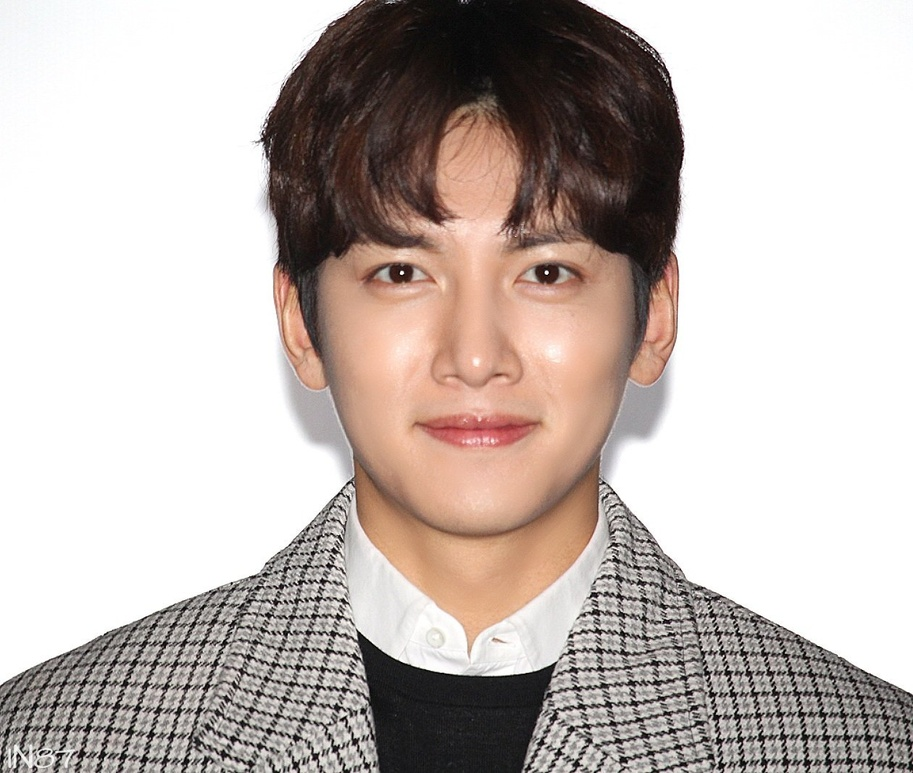
#> input picture dataset/ji.jpg, 913 x 773 px, shrunk from 1260 x 1066 before the run, found by its file name; its folder holds only this picture in this run
$ python 02_face_training.py
#> lines starting #> are read from the running program, lines starting #| are printed output that depends on the picture
import cv2
import numpy as np
from PIL import Image
import os

def assure_path_exists(path):
    dir = os.path.dirname(path)
    if not os.path.exists(dir):
        os.makedirs(dir)
# PIL.UnidentifiedImageError: cannot identify image file  오류
# 데이터셋 디렉토리에 있는 이미지 파일들을  opencv에서  불러왔다가  다시 저장하도록  코드를 작성하여 실행
# Path for face image database
path = 'dataset'
recognizer = cv2.face.LBPHFaceRecognizer_create()
detector = cv2.CascadeClassifier("haarcascade/haarcascade_frontalface_default.xml");

# function to get the images and label data
def getImagesAndLabels(path):

    #디렉토리 파일 정렬
#> called with path = 'dataset'
    imagePaths = [os.path.join(path,f) for f in os.listdir(path)]
    faceSamples=[]
    ids = []
    for imagePath in imagePaths:
        PIL_img = Image.open(imagePath).convert('L') # convert it to grayscale
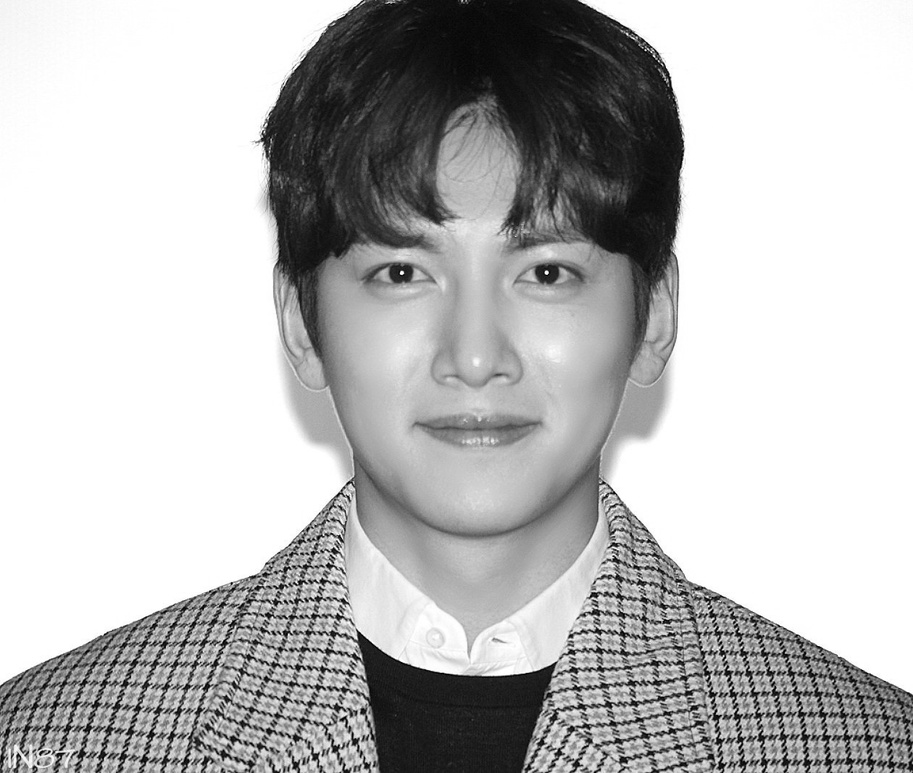
#> PIL_img: PIL image 913x773 L; min 0, max 255, mean 186.8
        img_numpy = np.array(PIL_img,'uint8')
#> (the run stopped early here; a loop or call above may not have finished)
